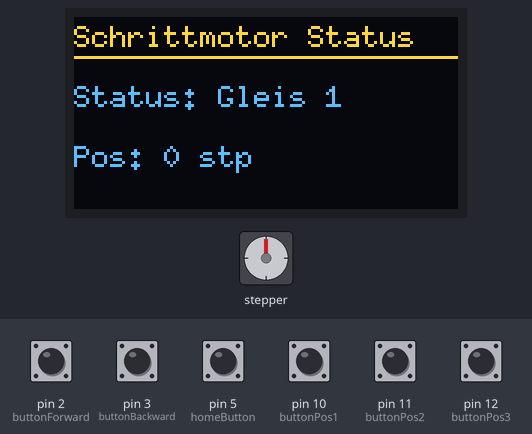
Simulated run of this sketch. Board: Arduino Uno, built with avr-gcc and run on an emulated ATmega328P. Parts: stepper motor, 128×64 one-colour display. Wiring (inferred from the names in the program): stepper motor driver (200 steps per turn assumed): step pin 9; direction pin 8. The inputs (shaded band) are chosen by the test bench; at power-on: pin 2 (buttonForward), pin 3 (buttonBackward), pin 10 (buttonPos1), pin 11 (buttonPos2), pin 12 (buttonPos3) HIGH, pin 5 (homeButton) LOW. The OLED is the two-colour kind (top 16 rows yellow); what the sketch prints to the serial monitor is not drawn.

Above: at 8.2 s.
8.3 s: pin 3 (buttonBackward) pulled LOW for 1 s
At 10.3 s:
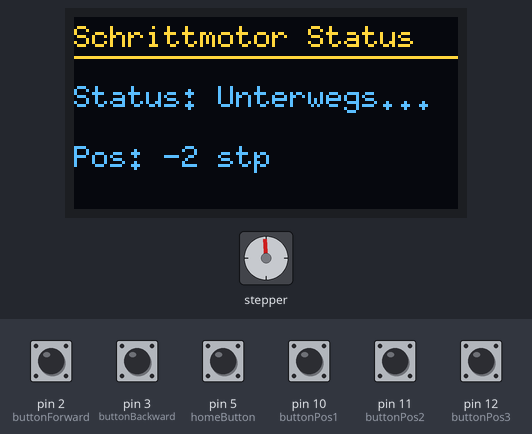
10.9 s: pin 11 (buttonPos2) pulled LOW for 0.55 s
At 12.6 s:
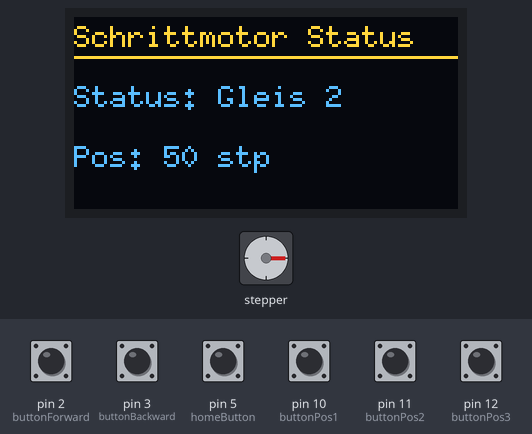
13.7 s: pin 12 (buttonPos3) pulled LOW for 0.55 s
At 16.5 s:
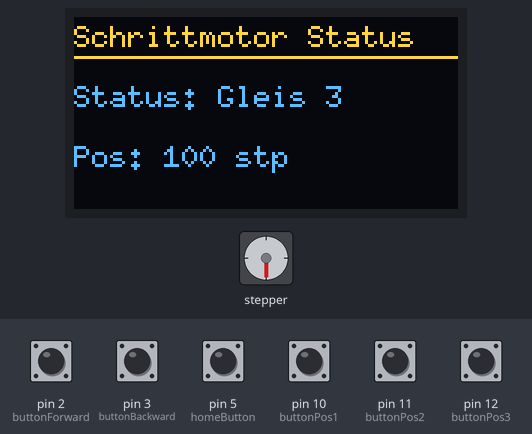
16.8 s: pin 10 (buttonPos1) pulled LOW for 0.55 s
At 17.37 s:
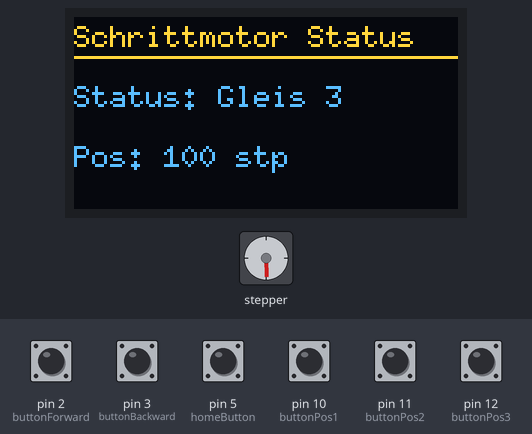
20.2 s: pin 2 (buttonForward) pulled LOW for 0.55 s
At 22.2 s:
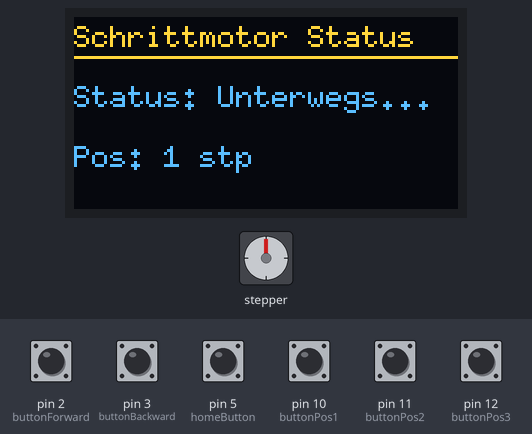
22.6 s: pin 2 (buttonForward) pulled LOW for 1 s
At 24.3 s:
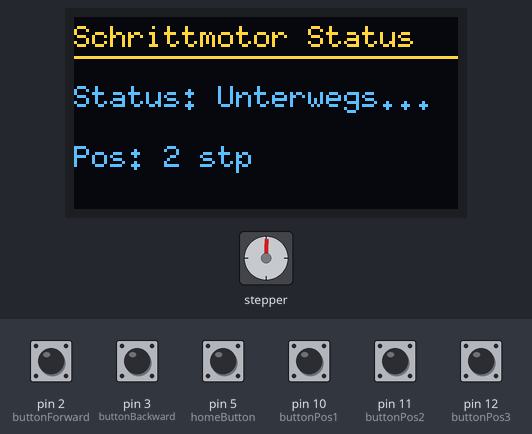
Timing chart, 0 to 25.8 s (numbered marks = the images above; inputs shaded):
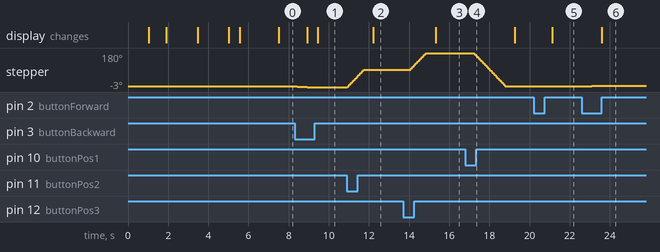

Measured:
- after the input at 8.3 s, stepper: goes -1° 0.52 s, then -3°, starting after 0.12 s; the display: first changes after 0.62 s (image 1 shows a later state)
- after the input at 10.9 s, stepper: turns 93° clockwise in 0.82 s, starting at once; the display: changes after 1.3 s (image 2)
- after the input at 13.7 s, stepper: turns 90° clockwise in 0.78 s, starting after 0.36 s; the display: changes after 1.6 s (image 3)
- after the input at 16.8 s, stepper: turns 180° counter-clockwise in 1.6 s, starting after 0.42 s

The sketch:

Segmentdrehscheibe3AbgaengeMitDisplayUndMicroschritt_v2.ino
```cpp
//12.10.2026
//Sketch voll funktionsfähig
#include <Wire.h>
#include <U8g2lib.h>

// U8g2 Konfiguration mit Seitenpuffer (_1_) für den Arduino Uno
U8G2_SH1106_128X64_NONAME_1_HW_I2C u8g2(U8G2_R0, /* reset=*/ U8X8_PIN_NONE);

// Pin-Definitionen
const int dirPin = 8;         // DIR-Pin des Treibers an Pin 8
const int stepPin = 9;        // STEP-Pin des Treibers an Pin 9
const int buttonForward = 2;  // Taster für Vorwärtsfahrt an Pin 2
const int buttonBackward = 3; // Taster für Rückwärtsfahrt an Pin 3
const int homeButton = 5;     // Homing-Sensor / Endschalter an Pin 5

// Taster für definierte Positionen (Gleise)
const int buttonPos1 = 10;    // Taster für Gleis 1 (Pin 10)
const int buttonPos2 = 11;    // Taster für Gleis 2 (Pin 11)
const int buttonPos3 = 12;    // Taster für Gleis 3 (Pin 12)

// Definierte Zielpositionen
const long pos1 = 0;
const long pos2 = 50;
const long pos3 = 100;

// Geschwindigkeit
const int stepDelay = 8000;

// Variablen für Position und Gleis-Status
long currentPosition = 0;
const char* currentGleis = "Unbekannt";

unsigned long lastPrintTime = 0;
const unsigned long printInterval = 100;

// --- HILFSFUNKTIONEN ---

void updateGleisName() {
  if (currentPosition == pos1) {
    currentGleis = "Gleis 1";
  } else if (currentPosition == pos2) {
    currentGleis = "Gleis 2";
  } else if (currentPosition == pos3) {
    currentGleis = "Gleis 3";
  } else {
    currentGleis = "Unterwegs...";
  }
}

// Funktion für Statusmeldungen auf dem Display (während Setup / Homing)
void showStatusMessage(const char* line1, const char* line2) {
  u8g2.firstPage();
  do {
    u8g2.setFont(u8g2_font_6x10_tf);
    u8g2.setCursor(0, 10);
    u8g2.print("Schrittmotor System");
    u8g2.drawHLine(0, 13, 128);

    u8g2.setCursor(0, 30);
    u8g2.print(line1);

    if (line2 != nullptr) {
      u8g2.setCursor(0, 50);
      u8g2.print(line2);
    }
  } while (u8g2.nextPage());
}

void updateDisplay() {
  u8g2.firstPage();
  do {
    u8g2.setFont(u8g2_font_6x10_tf);
    u8g2.setCursor(0, 10);
    u8g2.print("Schrittmotor Status");
    u8g2.drawHLine(0, 13, 128);

    u8g2.setCursor(0, 30);
    u8g2.print("Status: ");
    u8g2.print(currentGleis);

    u8g2.setCursor(0, 50);
    u8g2.print("Pos: ");
    u8g2.print(currentPosition);
    u8g2.print(" stp");
  } while (u8g2.nextPage());
}

void moveToPosition(long targetPos, const char* gleisName) {
  long stepsToMove = targetPos - currentPosition;
  if (stepsToMove == 0) return;

  Serial.print("Fahre zu ");
  Serial.print(gleisName);
  Serial.print(" (Position: ");
  Serial.print(targetPos);
  Serial.println(")");

  if (stepsToMove > 0) {
    digitalWrite(dirPin, HIGH);
    for (long i = 0; i < stepsToMove; i++) {
      digitalWrite(stepPin, HIGH);
      delayMicroseconds(stepDelay);
      digitalWrite(stepPin, LOW);
      delayMicroseconds(stepDelay);
      currentPosition++;
    }
  } else {
    digitalWrite(dirPin, LOW);
    stepsToMove = -stepsToMove;
    for (long i = 0; i < stepsToMove; i++) {
      digitalWrite(stepPin, HIGH);
      delayMicroseconds(stepDelay);
      digitalWrite(stepPin, LOW);
      delayMicroseconds(stepDelay);
      currentPosition--;
    }
  }

  updateGleisName();
  Serial.println("Zielposition erreicht.");
}

// --- SETUP ---


void setup() {
  Serial.begin(115200);
  delay(1000);

  // I2C und Display starten
  Wire.begin();
  u8g2.begin();

  // Pins konfigurieren
  pinMode(buttonForward, INPUT_PULLUP);
  pinMode(buttonBackward, INPUT_PULLUP);
  pinMode(homeButton, INPUT);
  pinMode(buttonPos1, INPUT_PULLUP);
  pinMode(buttonPos2, INPUT_PULLUP);
  pinMode(buttonPos3, INPUT_PULLUP);

  pinMode(stepPin, OUTPUT);
  pinMode(dirPin, OUTPUT);

  delay(500);

  // NEU: Zeigt jetzt auch auf dem Display an, dass das System startet
  showStatusMessage("System gestartet","");
  delay(1000); // 1 Sekunde anzeigen

  showStatusMessage("Starte Homing...", "Referenzfahrt laeuft");
  delay(500);

  // --- HOMING-ROUTINE (KORRIGIERTE RICHTUNGEN) ---
  Serial.println("Starte Homing (Referenzfahrt)...");

  // 1. FREIFAHREN: Wenn der Sensor beim Start aktiv ist, mit HIGH wegfahren
  if (digitalRead(homeButton) == HIGH) {
    Serial.println("Sensor ist aktiv - fahre frei...");
    showStatusMessage("Sensor aktiv", "Fahre frei...");

    digitalWrite(dirPin, HIGH); // Richtung WEG vom Sensor
    delay(2);

    int freeSteps = 0;
    while (digitalRead(homeButton) == LOW && freeSteps < 400) {
      digitalWrite(stepPin, HIGH);
      delayMicroseconds(stepDelay);
      digitalWrite(stepPin, LOW);
      delayMicroseconds(stepDelay);
      freeSteps++;
    }
    delay(300);
  }

  // 2. HOMING: Zum Sensor hin mit LOW fahren
  showStatusMessage("Starte Homing...", "Referenzfahrt laeuft");
  digitalWrite(dirPin, LOW); // Richtung ZUM Sensor hin
  delay(2);

  long maxSteps = 2500;
  long stepsTaken = 0;

  while (stepsTaken < maxSteps) {
    int sensorStatus = digitalRead(homeButton);
    if (sensorStatus == LOW) {
      Serial.println("Sensor erkannt! Stoppe Homing.");
      showStatusMessage("Sensor erkannt!", "Stoppe Homing...");
      break;
    }

    digitalWrite(stepPin, HIGH);
    delayMicroseconds(stepDelay);
    digitalWrite(stepPin, LOW);
    delayMicroseconds(stepDelay);
    stepsTaken++;
  }

  if (stepsTaken >= maxSteps) {
    Serial.println("FEHLER: Homing-Sensor nicht gefunden!");
    currentGleis = "Homing Fehler";
    showStatusMessage("FEHLER:", "Sensor nicht gefunden");
  } else {
    currentPosition = 0;
    currentGleis = "Gleis 1";
    Serial.println("Homing erfolgreich abgeschlossen!");
    showStatusMessage("Homing erfolgreich!", "Gleis 1 erreicht");
  }

  delay(1500);
}

// --- LOOP ---

void loop() {
  // Nicht blockierende Tasterabfrage

  // Taster Vorwärts (Pin 2)
  if (digitalRead(buttonForward) == LOW) {
    delay(15);
    if (digitalRead(buttonForward) == LOW) {
      digitalWrite(dirPin, HIGH);
      digitalWrite(stepPin, HIGH);
      delayMicroseconds(stepDelay);
      digitalWrite(stepPin, LOW);
      delayMicroseconds(stepDelay);
      currentPosition++;
      updateGleisName();
    }
  }

  // Taster Rückwärts (Pin 3)
  if (digitalRead(buttonBackward) == LOW) {
    delay(15);
    if (digitalRead(buttonBackward) == LOW) {
      digitalWrite(dirPin, LOW);
      digitalWrite(stepPin, HIGH);
      delayMicroseconds(stepDelay);
      digitalWrite(stepPin, LOW);
      delayMicroseconds(stepDelay);
      currentPosition--;
      updateGleisName();
    }
  }

  // Taster Gleis 1 (Pin 10)
  if (digitalRead(buttonPos1) == LOW) {
    delay(15);
    if (digitalRead(buttonPos1) == LOW) {
      moveToPosition(pos1, "Gleis 1");
    }
  }

  // Taster Gleis 2 (Pin 11)
  if (digitalRead(buttonPos2) == LOW) {
    delay(15);
    if (digitalRead(buttonPos2) == LOW) {
      moveToPosition(pos2, "Gleis 2");
    }
  }

  // Taster Gleis 3 (Pin 12)
  if (digitalRead(buttonPos3) == LOW) {
    delay(15);
    if (digitalRead(buttonPos3) == LOW) {
      moveToPosition(pos3, "Gleis 3");
    }
  }

  // Display-Aktualisierung im regelmäßigen Intervall
  if (millis() - lastPrintTime >= printInterval) {
    lastPrintTime = millis();
    updateDisplay();
  }
}
```
